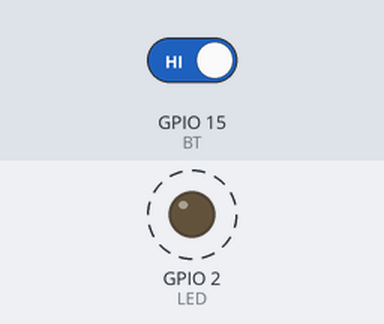
A program run on a simulated ESP32. On the bench: output pins drawn as LEDs (lit = HIGH). Dashed ring = blinking. The inputs (shaded band) are chosen by the test bench; at power-on: GPIO 15 (BT) HIGH. What the program prints to the serial monitor is not drawn.

Above: at 1.2 s.
1.3 s: GPIO 15 (BT) driven LOW
Timing chart, 0 to 9.5 s (numbered marks = the images above; inputs shaded):
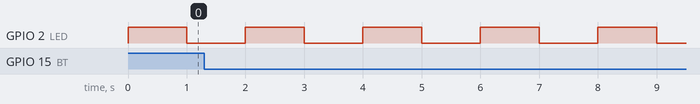

The program:

main.cpp
```cpp
#include <Arduino.h>
#include "freertos/FreeRTOS.h"
#include "freertos/task.h"
#include "freertos/queue.h"


#define LED 2
#define BT 15

QueueHandle_t xFila;
TaskHandle_t xTask1Handle;

void vTask1(void *pvParametes);
void trataISR_BT(){
  static int valor;

  valor++;
  xQueueSendFromISR(xFila,&valor,NULL);

}


void setup() {
  Serial.begin(9600);
  pinMode(LED,OUTPUT);
  pinMode(BT,INPUT);
  attachInterrupt(digitalPinToInterrupt(BT),trataISR_BT,FALLING);

  xFila = xQueueCreate(5,sizeof(int));
  xTaskCreate(vTask1,"TASK1",configMINIMAL_STACK_SIZE+1024,NULL,1,&xTask1Handle);

}

void loop() {
  digitalWrite(LED,!digitalRead(LED));
  vTaskDelay(pdMS_TO_TICKS(1000));
}

void vTask1(void *pvParametes){

  int valorrecebido;

  while(1){
    xQueueReceive(xFila,&valorrecebido,portMAX_DELAY);
    Serial.println("BT Pressionado: " + String(valorrecebido));
  }

}
```

Measured:
- by itself, GPIO 2 (LED): alternates HIGH for 1.0 s and LOW for 1.0 s
